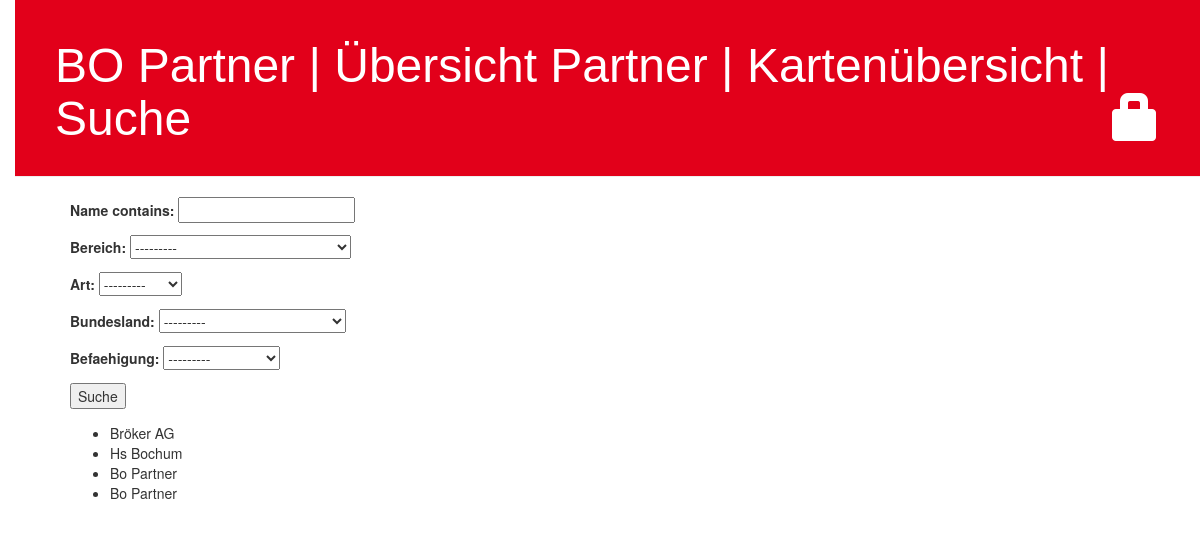
The app's page /firmen_gefiltert/, older data.
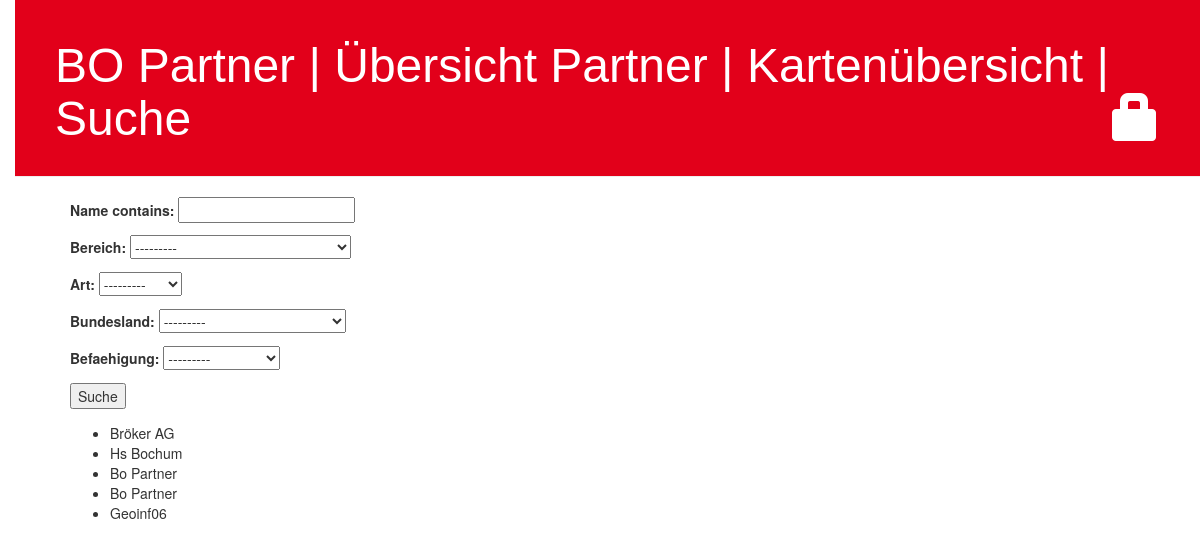
The same page, newer data.
### crm/models.py (models this page shows, shortened)
class Firma(models.Model):
    LISTE_BUNDESLAND = (
            ('BB', 'Brandenburg'),
            ('BE', 'Berlin'),
            ('BW', 'Baden-Wuerttemberg'),
            ('BY', 'Bayern'),
            ('HB', 'Bremen'),
            ('HE', 'Hessen'),
            ('HH', 'Hamburg'),
            ('MV', 'Mecklenburg-Vorpommern'),
            ('NI', 'Niedersachsen'),
            ('NW', 'Nordrhein-Westfalen'),
            ('RP', 'Rheinland-Pfalz'),
            ('SH', 'Schleswig-Holstein'),
            ('SL', 'Saarland'),
            ('SN', 'Sachsen'),
            ('ST', 'Sachsen-Anhalt'),
            ('TH', 'Thueringen'),
    )
    LISTE_ART = (
            ('Behoerde','Behoerde'),
            ('Firma','Firma'),
            ('Institut', 'Institut'),
            ('Verband', 'Verband')
    )
    LISTE_BEFAEHIGUNG = (
            ('Bacherlorarbeit', 'Bacherlorarbeit'),
            ('Masterarbeit', 'Masterarbeit'),
            ('Praktikum', 'Praktikum'),
            ('Exkursion', 'Exkursion')
    )
    LISTE_BEREICH = (
            ('Agrarwirtschaft','Agrarwirtschaft'),
            ('CAD','CAD'),
            ('Geo- und Landschaftsökologie','Geo- & Landschaftsökologie'),
            ('Geodäse und Vermessung','Geodäse und Vermessung'),
            ('Geodaten','Geodaten'),
            ('Geographie','Geographie'),
            ('Geoinformatik','Geoinformatik'),
            ('Geologie','Geologie'),
            ('Geomarketing','Geomarketing'),
            ('Geophysik','Geophysik'),
            ('Geowissenschaften','Geowissenschaften'),
            ('GIS','GIS'),
            ('GIS-Applikation','GIS-Applikation'),
            ('Hydrologie und Wasserbau','Hydrologie und Wasserbau'),
            ('Kartographie und Visualisierung','Kartographie und Visualisierung'),
            ('Meteorologie','Meteorologie'),
            ('Navigation und Telematik','Navigation und Telematik'),
            ('Photogrammetrie','Photogrammetrie'),
            ('Planung','Planung'),
            ('Raumordnung','Raumordnung'),
            ('Software-Entwicklung','Software-Entwicklung'),
            ('Umwelt- und Naturschutz','Umwelt- und Naturschutz'),
            ('Verkehr','Verkehr'),
            ('Vermessung','Vermessung')
    )
    name = models.CharField(max_length=100, blank=False)
    art = models.CharField(max_length=50, choices=LISTE_ART, null=True)
    freie_beschreibung = models.TextField(null=True, blank=True)
    strasse = models.CharField(max_length=100, blank=False)
    hausnummer = models.IntegerField(blank=False)
    hausnummerzusatz = models.CharField(max_length=10, null=True, blank=True)
    plz = models.IntegerField(blank=False)
    ort = models.CharField(max_length=50, blank=False)
    bundesland = models.CharField(max_length=2, blank=False, choices=LISTE_BUNDESLAND)
    land = models.CharField(max_length=50, blank=False)
    xKoordinate = models.FloatField(null=True, blank=True)
    yKoordinate = models.FloatField(null=True, blank=True)
    bereich = MultiSelectField(max_length=200, choices=LISTE_BEREICH, null=True, blank=True)
    befaehigung =  MultiSelectField(max_length=200, choices=LISTE_BEFAEHIGUNG, null=True, blank=True)
    class Meta:
        verbose_name_plural = "Firmen"

### crm/views.py (the view)
# urls.py: url(r'^firmen_gefiltert/$', views.firmen_gefiltert, name='firmen_gefiltert'),
def firmen_gefiltert(request):
    firmen_liste = Firma.objects.all()
    firmen_filter = Filter_Bereich(request.GET,queryset=firmen_liste)
    return render(request, 'bopartner/firmen_gefiltert.html', {'filter': firmen_filter})

### crm/templates/bopartner/firmen_gefiltert.html
{% extends 'bopartner/base.html' %}
{% block content %}
  <form method="get">
    {{ filter.form.as_p }}
    <button type="submit">Suche</button>
  </form>
  <ul>
  {% for firma in filter.qs %}
    <li>{{ firma.name }}</li>
  {% endfor %}
  </ul>
{% endblock %}

Row changes from the older to the newer data that the page shows:
added Firma: name "Geoinf06"
